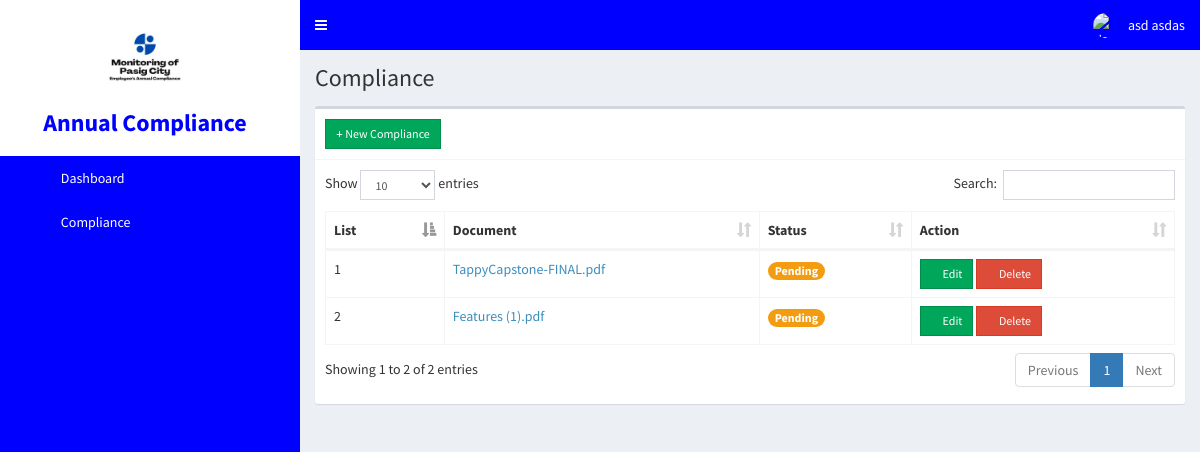
Page /annualcompliance/admin/compliance.php (signed in) on the committed database.
### tables this page shows
CREATE TABLE `users` (
  `users_id` int(11) NOT NULL,
  `img` text NOT NULL,
  `employeeid` text NOT NULL,
  `fullname` text NOT NULL,
  `firstname` varchar(100) NOT NULL,
  `lastname` varchar(100) NOT NULL,
  `middlename` varchar(100) NOT NULL,
  `birthdate` date NOT NULL DEFAULT current_timestamp(),
  `address` text NOT NULL,
  `contact` varchar(15) NOT NULL,
  `email` varchar(50) NOT NULL,
  `password` text NOT NULL,
  `passwordtxt` text NOT NULL,
  `type` int(1) NOT NULL COMMENT 'employee=0,admin=1,hrstaff=2,hrofficer=3',
  `status` int(1) NOT NULL,
  `code` text NOT NULL,
  `passphrase` text NOT NULL,
  `attempt` int(1) NOT NULL,
  `datetime` datetime NOT NULL DEFAULT current_timestamp(),
  `questionnaire` text NOT NULL,
  `answer` text NOT NULL,
  `status_of_employment` text NOT NULL
);

CREATE TABLE `compliance` (
  `id` int(11) NOT NULL,
  `users_id` int(11) NOT NULL,
  `file` text NOT NULL,
  `category` text NOT NULL,
  `status` text NOT NULL DEFAULT 'Pending',
  `date_created` datetime NOT NULL DEFAULT current_timestamp()
);

### annualcompliance/config/config.php (called while the page is built, shortened)
<?php
class Connection{
	private $servername = "localhost";
	private $username = "root";
	private $password = "";
	private $dbname = "annualcompliance";
	public function conn(){
		try {
		$this->dsn = "mysql:host=".$this->servername.";dbname=".$this->dbname;
		$this->pdo = new PDO($this->dsn, $this->username, $this->password);
		$this->pdo->setAttribute(PDO::ATTR_ERRMODE, PDO::ERRMODE_EXCEPTION);
		$this->pdo->setAttribute(PDO::ATTR_DEFAULT_FETCH_MODE, PDO::FETCH_ASSOC);
		$this->pdo->exec("SET time_zone = '+08:00'");
		return $this->pdo;
		} catch (Exception $e) {
			echo 'error'. $e->getmessage();
		}
	}
}
?>

### annualcompliance/admin/compliance.php (the view, shortened to what this page needs)
<?php
  include '../config/config.php';
  class data extends Connection{
    public function managedata(){
?>
<!DOCTYPE html>
<html>
<head><?php include 'head.php'; ?></head>
<body class="hold-transition skin-blue sidebar-mini">
  <div class="wrapper">
    <?php include 'navbar.php'; ?>
    <?php include 'sidebar.php'; ?>
    <div class="content-wrapper">
        <section class="content-header">
          <h1>Compliance</h1>
        </section>
        <section class="content">
        <div class="row">
          <div class="col-xs-12">
            <div class="box">
                <?php if($_SESSION['type'] == 0): ?>
                    <div class="box-header with-border">
                        <a href="#addnew" data-toggle="modal" class="btn btn-success btn-sm btn-flat custom-btn"><i class="fa fa-plus"></i> New Compliance</a>
                    </div>
                <?php endif; ?>
                <?php if($_SESSION['type'] == 0): ?>
                    <div class="box-body table-responsive">
                        <table id="example1" class="table table-bordered">
                            <thead>
                                <th>List</th>
                                <th>Document</th>
                                <th>Status</th>
                                <th>Action</th>
                            </thead>
                            <tbody>
                                <?php
                                $sql = "SELECT * FROM compliance WHERE users_id = '".$_SESSION['users_id']."'";
                                $stmt = $this->conn()->query($sql);
                                $id = 1;
                                while ($row = $stmt->fetch()) {
                                ?>
                                    <tr>
                                        <td><?php echo $id; ?></td>
                                        <td><a href="../files/<?php echo $row['file']; ?>" target="_blank"><?php echo $row['file']; ?></a></td>
                                        <td><span class="badge btn-warning"><?php echo $row['status']; ?></span></td>
                                        <td>
                                            <button class='btn btn-success btn-sm edit btn-flat'
                                                data-edit_id='<?php echo $row['id']; ?>'>
                                                <i class='fa fa-edit'></i> Edit
                                            </button>
                                            <button class='btn btn-danger btn-sm delete btn-flat'
                                                data-delete_id='<?php echo $row['id']; ?>'>
                                                <i class='fa fa-trash'></i> Delete
                                            </button>
                                        </td>
                                    </tr>
                                <?php $id++; } ?>
                            </tbody>
                        </table>
                    </div>
                <?php endif; ?>
            </div>
          </div>
        </div>
      </section>
      </div>
    </div>
</body>
</html>
<?php } } $data = new data(); $data->managedata(); ?>

### annualcompliance/admin/navbar.php (shortened to what this page needs)
<header class="main-header">
  <nav class="navbar navbar-static-top">
    <a href="#" class="sidebar-toggle" data-toggle="push-menu" role="button">
    </a>
    <div class="navbar-custom-menu">
      <ul class="nav navbar-nav">
        <li class="dropdown user user-menu">
          <a href="#" class="dropdown-toggle" data-toggle="dropdown">
             <?php
          $sql = "SELECT * FROM users WHERE users_id = '".$_SESSION['users_id']."'";
          $stmt = $this->conn()->query($sql);
          $row = $stmt->fetch();
                ?>
            <img src="../images/<?php echo $row['img'] ?>" class="user-image" alt="User Image">
            <span class="hidden-xs"><?php echo $row['firstname'] ?> <?php echo $row['lastname'] ?></span>
          </a>
        </li>
      </ul>
    </div>
  </nav>
</header>

### rows in the picture
users: firstname "asd", lastname "asdas"
compliance: file "TappyCapstone-FINAL.pdf", status "Pending"
compliance: file "Features (1).pdf", status "Pending"
